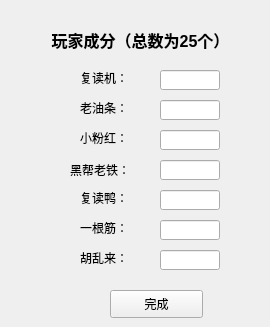
    <widget class="QWidget" name="page">
     <widget class="QLabel" name="label">
      <property name="geometry">
       <rect>
        <x>20</x>
        <y>20</y>
        <width>241</width>
        <height>41</height>
       </rect>
      </property>
      <property name="text">
       <string>&lt;html&gt;&lt;head/&gt;&lt;body&gt;&lt;p align=&quot;center&quot;&gt;&lt;span style=&quot; font-size:12pt; font-weight:600;&quot;&gt;玩家成分（总数为25个）&lt;/span&gt;&lt;/p&gt;&lt;/body&gt;&lt;/html&gt;</string>
      </property>
     </widget>
     <widget class="QLineEdit" name="cheater">
      <property name="geometry">
       <rect>
        <x>160</x>
        <y>100</y>
        <width>60</width>
        <height>20</height>
       </rect>
      </property>
     </widget>
     <widget class="QLineEdit" name="cat">
      <property name="geometry">
       <rect>
        <x>160</x>
        <y>70</y>
        <width>60</width>
        <height>20</height>
       </rect>
      </property>
     </widget>
     <widget class="QLineEdit" name="pink">
      <property name="geometry">
       <rect>
        <x>160</x>
        <y>130</y>
        <width>60</width>
        <height>20</height>
       </rect>
      </property>
     </widget>
     <widget class="QLineEdit" name="grudger">
      <property name="geometry">
       <rect>
        <x>160</x>
        <y>160</y>
        <width>60</width>
        <height>20</height>
       </rect>
      </property>
     </widget>
     <widget class="QLineEdit" name="duck">
      <property name="geometry">
       <rect>
        <x>160</x>
        <y>190</y>
        <width>60</width>
        <height>20</height>
       </rect>
      </property>
     </widget>
     <widget class="QLineEdit" name="simple">
      <property name="geometry">
       <rect>
        <x>160</x>
        <y>220</y>
        <width>60</width>
        <height>20</height>
       </rect>
      </property>
     </widget>
     <widget class="QLineEdit" name="rotten">
      <property name="geometry">
       <rect>
        <x>160</x>
        <y>250</y>
        <width>60</width>
        <height>20</height>
       </rect>
      </property>
     </widget>
     <widget class="QPushButton" name="pushButton_2">
      <property name="geometry">
       <rect>
        <x>110</x>
        <y>290</y>
        <width>93</width>
        <height>28</height>
       </rect>
      </property>
      <property name="text">
       <string>完成</string>
      </property>
     </widget>
     <widget class="QLabel" name="label_8">
      <property name="geometry">
       <rect>
        <x>80</x>
        <y>70</y>
        <width>72</width>
        <height>15</height>
       </rect>
      </property>
      <property name="text">
       <string>复读机：</string>
      </property>
     </widget>
     <widget class="QLabel" name="label_9">
      <property name="geometry">
       <rect>
        <x>80</x>
        <y>100</y>
        <width>72</width>
        <height>15</height>
       </rect>
      </property>
      <property name="text">
       <string>老油条：</string>
      </property>
     </widget>
     <widget class="QLabel" name="label_10">
      <property name="geometry">
       <rect>
        <x>80</x>
        <y>130</y>
        <width>72</width>
        <height>15</height>
       </rect>
      </property>
      <property name="text">
       <string>小粉红：</string>
      </property>
     </widget>
     <widget class="QLabel" name="label_12">
      <property name="geometry">
       <rect>
        <x>80</x>
        <y>220</y>
        <width>72</width>
        <height>15</height>
       </rect>
      </property>
      <property name="text">
       <string>一根筋：</string>
      </property>
     </widget>
     <widget class="QLabel" name="label_13">
      <property name="geometry">
       <rect>
        <x>70</x>
        <y>160</y>
        <width>71</width>
        <height>20</height>
       </rect>
      </property>
      <property name="text">
       <string>黑帮老铁：</string>
      </property>
     </widget>
     <widget class="QLabel" name="label_14">
      <property name="geometry">
       <rect>
        <x>80</x>
        <y>190</y>
        <width>72</width>
        <height>15</height>
       </rect>
      </property>
      <property name="text">
       <string>复读鸭：</string>
      </property>
     </widget>
     <widget class="QLabel" name="label_15">
      <property name="geometry">
       <rect>
        <x>80</x>
        <y>250</y>
        <width>72</width>
        <height>15</height>
       </rect>
      </property>
      <property name="text">
       <string>胡乱来：</string>
      </property>
     </widget>
    </widget>
